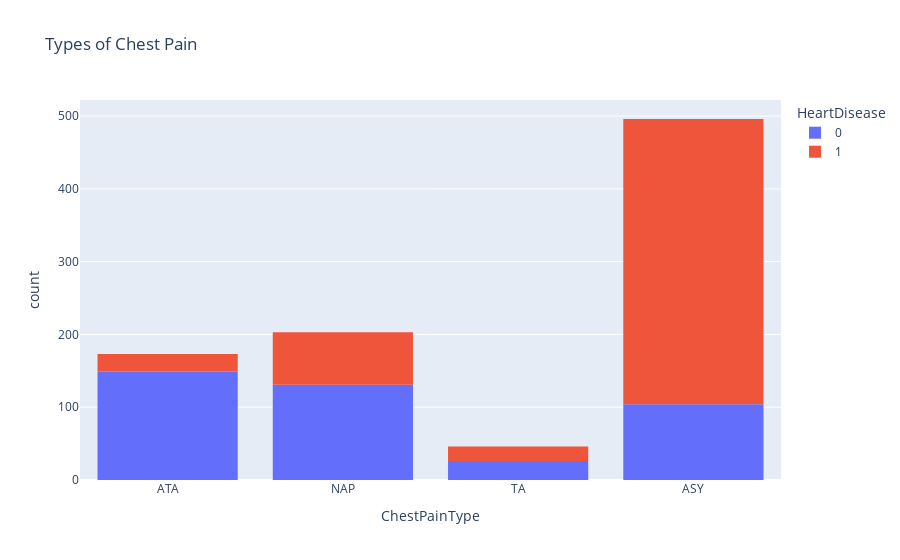

Notebook code cell kept with this figure:
### Code cell
fig=px.histogram(df,
                 x = "ChestPainType",
                 color = "HeartDisease",
                 hover_data = df.columns,
                 title = "Types of Chest Pain"
                )
fig.show()

### Figure 1 — Plotly figure (JSON) as saved in the notebook; plotly's stock layout.template omitted (floating-point values rounded to 4 significant figures; data arrays with more than 128 entries replaced by an {"elided": "..."} marker saying what was removed)
{"data": [{"alignmentgroup": "True", "bingroup": "x", "hovertemplate": "HeartDisease=0<br>ChestPainType=%{x}<br>count=%{y}<extra></extra>", "legendgroup": "0", "marker": {"color": "#636efa", "pattern": {"shape": ""}}, "name": "0", "offsetgroup": "0", "orientation": "v", "showlegend": true, "type": "histogram", "x": {"elided": "410 str values"}, "xaxis": "x", "yaxis": "y"}, {"alignmentgroup": "True", "bingroup": "x", "hovertemplate": "HeartDisease=1<br>ChestPainType=%{x}<br>count=%{y}<extra></extra>", "legendgroup": "1", "marker": {"color": "#EF553B", "pattern": {"shape": ""}}, "name": "1", "offsetgroup": "1", "orientation": "v", "showlegend": true, "type": "histogram", "x": {"elided": "508 str values"}, "xaxis": "x", "yaxis": "y"}], "layout": {"barmode": "relative", "legend": {"title": {"text": "HeartDisease"}, "tracegroupgap": 0}, "title": {"text": "Types of Chest Pain"}, "xaxis": {"anchor": "y", "domain": [0, 1], "title": {"text": "ChestPainType"}}, "yaxis": {"anchor": "x", "domain": [0, 1], "title": {"text": "count"}}}}
